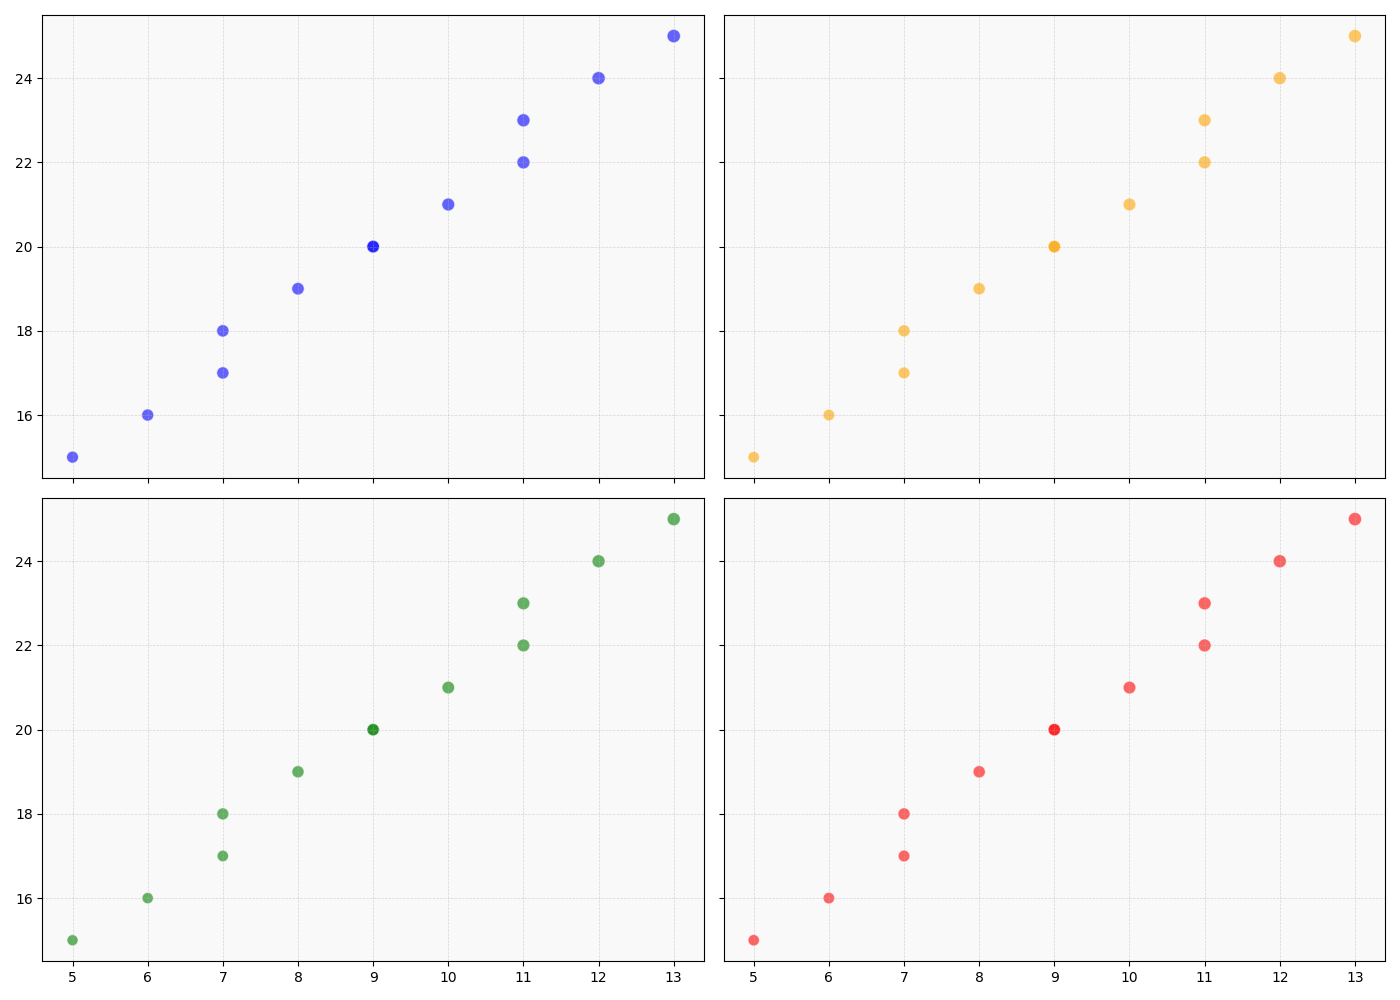

The Python source for this figure:
import matplotlib.pyplot as plt
import numpy as np

sunlight_hours = np.array([5, 7, 9, 11, 6, 8, 10, 12, 7, 9, 11, 13])
temperatures = np.array([15, 18, 20, 23, 16, 19, 21, 24, 17, 20, 22, 25])
efficiency_scores_A1 = np.array([75, 80, 85, 90, 77, 82, 87, 92, 79, 84, 89, 94])
efficiency_scores_A2 = np.array([70, 78, 84, 88, 72, 80, 86, 90, 74, 82, 88, 92])
efficiency_scores_A3 = np.array([65, 76, 82, 87, 67, 78, 84, 89, 69, 80, 86, 91])
efficiency_scores_A4 = np.array([68, 77, 83, 89, 70, 79, 85, 91, 72, 81, 87, 93])

efficiency_scores = {
    "A1": efficiency_scores_A1,
    "A2": efficiency_scores_A2,
    "A3": efficiency_scores_A3,
    "A4": efficiency_scores_A4
}

colors = {
    "A1": 'blue',
    "A2": 'orange',
    "A3": 'green',
    "A4": 'red'
}

fig, axs = plt.subplots(2, 2, figsize=(14, 10), sharex=True, sharey=True)

for ax, (algo, scores) in zip(axs.flat, efficiency_scores.items()):
    scatter = ax.scatter(sunlight_hours, temperatures, s=scores, c=colors[algo], alpha=0.6, edgecolors='w', linewidth=0.8)
    ax.grid(True, linestyle='--', linewidth=0.5, alpha=0.5)
    ax.set_facecolor('#f9f9f9')

plt.tight_layout()
plt.show()
